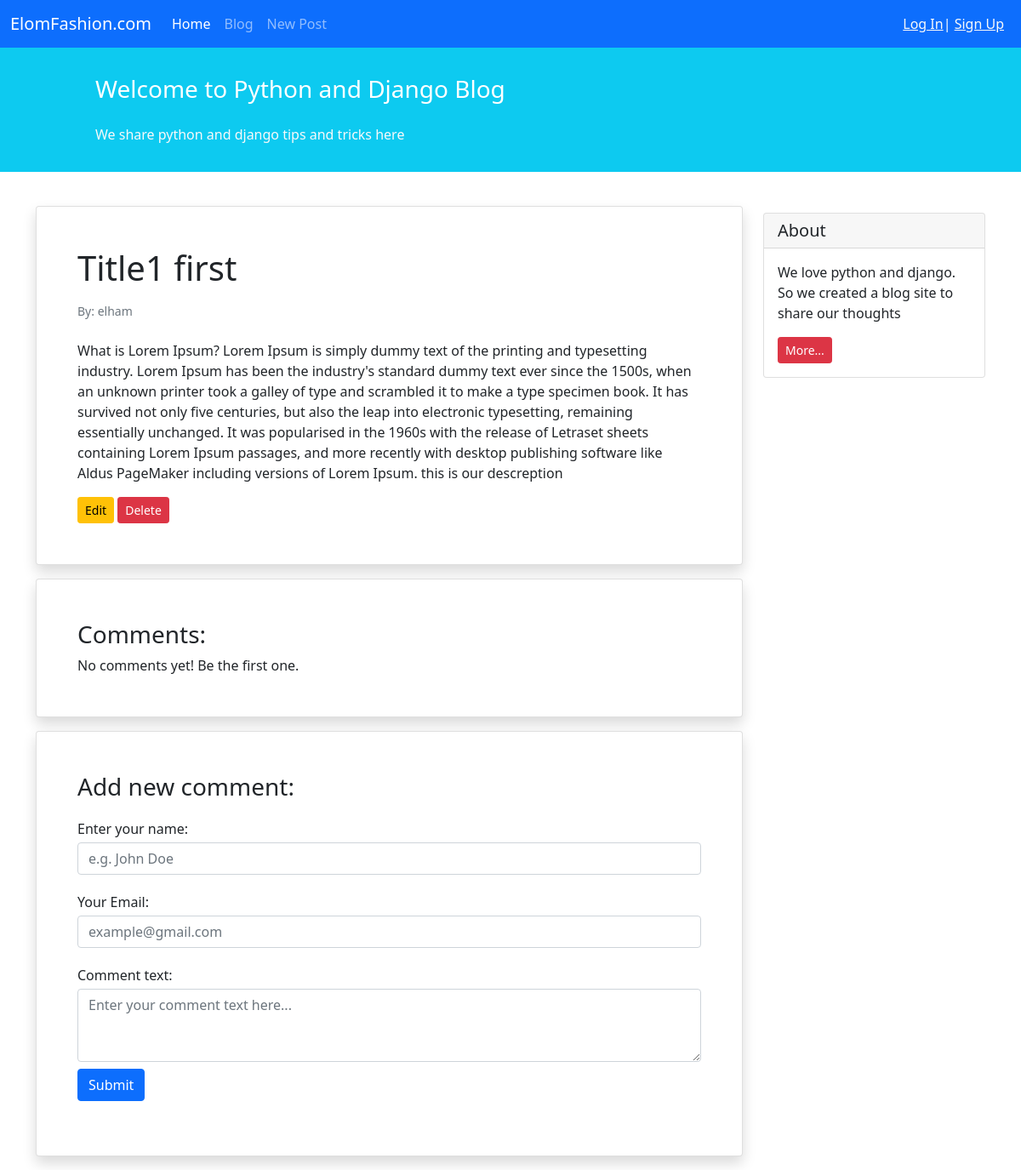
Page /blog/1/ on the committed database.
### blogs/models.py (models this page shows, shortened)
class Post(models.Model):
    STATUS_CHOICES = (
        ('pub', 'published'),
        ('drf', 'draft')
    )
    title = models.CharField(max_length=100)
    text = models.TextField()
    author = models.ForeignKey('auth.User', on_delete=models.CASCADE)
    datetime_created = models.DateTimeField(auto_now_add=True)
    datatime_modified = models.DateTimeField(auto_now=True)
    status = models.CharField(choices=STATUS_CHOICES, max_length=3)

### blogs/views.py (the view)
# urls.py: path('<int:pk>/', views.PostDetailView.as_view(), name='post_detail'),
class PostDetailView(generic.DetailView):
    model = Post
    template_name = 'blogs/post_detail.html'

### blogs/templates/blogs/post_detail.html (shortened to what this page needs)
{% extends '_base.html' %}
{% block content %}
<div class="container mt-4">
    <div class="row">
        <div class="col-9">
            <div class="card shadow my-3 p-5">
                <h1>{{post.title}}</h1>
                <p class="small text-muted mt-2">By: {{post.author}}</p>
                <p class="mt-2">{{ post.text }}</p>
                <div>
                       <a href ="{% url 'post_update' post.id %} "   class="btn btn-sm btn-warning" title=pk:{{post.id}} >Edit</a>
                       <a href ="{% url 'post_delete' post.id %} "   class="btn btn-sm btn-danger" title=pk:{{post.id}}>Delete</a>
                </div>
            </div>
            <div class="card shadow my-3 p-5">
                <h3>Comments:</h3>
                    No comments yet! Be the first one.
            </div>
            <div class="card shadow my-3 p-5">
                <h3>Add new comment:</h3>
                <form method="POST">
                    <div class="form-group py-2">
                        <label class="py-1" for="author_name">Enter your name:</label>
                        <input type="text" class="form-control" placeholder="e.g. John Doe" name="author_name">
                    </div>
                    <div class="form-group py-2">
                        <label class="py-1" for="email">Your Email:</label>
                        <input type="email" class="form-control" placeholder="example@gmail.com" name="email">
                    </div>
                    <div class="form-group py-2">
                        <label class="py-1" for="comment_text">Comment text:</label>
                        <textarea class="form-control" name="text" rows="3" placeholder="Enter your comment text here..."></textarea>
                    </div>
                    <button type="submit" class="btn btn-primary">Submit</button>
                </form>
            </div>
        </div>
        <div class="col-3">
                <div class="card my-4">
                    <h5 class="card-header">About</h5>
                    <div class="card-body">
                        <p class="card-text">We love python and django. So we created a blog site to share our
                            thoughts</p>
                        <a href="#"
                           class="btn btn-sm btn-danger">
                            More...
                        </a>
                    </div>
                </div>
        </div>
    </div>
</div>
{% endblock content %}

### rows in the picture
Post: title "Title1 first", author "elham", text "What is Lorem Ipsum? Lorem Ipsum is simply dummy text of the printing and typesetting industry. Lorem Ipsum has been the industry's standard dummy text ever since the 1500s, when an unknown printer took a galley of type and scrambled it to make a type specimen book. It has survived not only five centuries, but also the leap into electronic typesetting, remaining essentially unchanged. It was popularised in the 1960s with the release of Letraset sheets containing Lorem Ipsum passages, and more recently with desktop publishing software like Aldus PageMaker including versions of Lorem Ipsum. this is our descreption"
